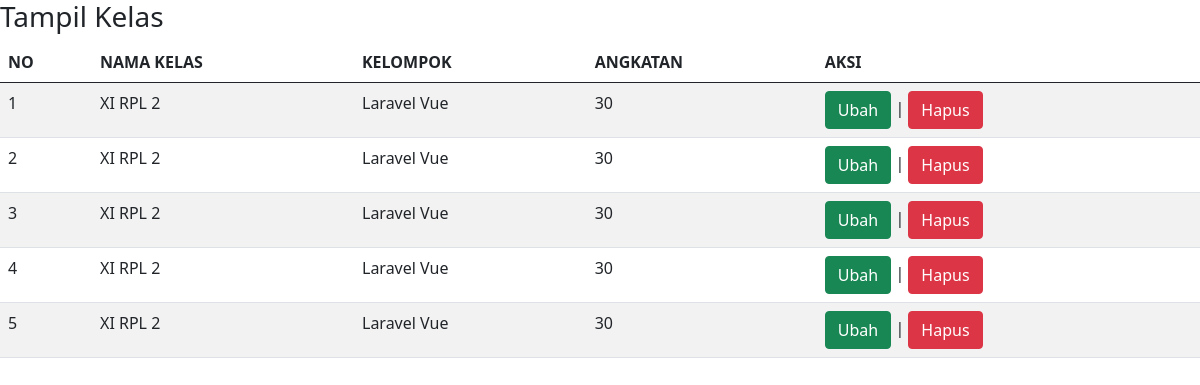
The page /tampil_kelas.php on the database its author committed.
### tables this page shows
CREATE TABLE `siswa` (
  `id_siswa` int(11) NOT NULL,
  `nama_siswa` varchar(100) NOT NULL,
  `tanggal_lahir` date NOT NULL,
  `gender` enum('L','P') NOT NULL,
  `alamat` text NOT NULL,
  `username` varchar(255) NOT NULL,
  `password` varchar(255) NOT NULL,
  `id_kelas` int(11) NOT NULL
);

CREATE TABLE `kelas` (
  `id_kelas` int(11) NOT NULL,
  `nama_kelas` varchar(20) NOT NULL,
  `kelompok` varchar(20) NOT NULL,
  `angkatan` int(11) NOT NULL
);

### tampil_kelas.php (the view, shortened to what this page needs)
<!DOCTYPE html>
<html>
<head>
    <link href="https://cdn.jsdelivr.net/npm/bootstrap@5.0.1/dist/css/bootstrap.min.css"
    rel="stylesheet"
>
</head>
<body>
    <h3>Tampil Kelas</h3>
    <table class="table table-hover table-striped">
        <thead>
            <tr>
                <th>NO</th><th>NAMA KELAS</th><th>KELOMPOK</th>
                <th>ANGKATAN</th><th>AKSI</th>
            </tr>
        </thead>
        <tbody>
            <?php
            include "koneksi.php";
            $qry_kelas=mysqli_query($conn,"select * from siswa join kelas on kelas.id_kelas=siswa.id_kelas");
            $no=0;
            while($data_kelas=mysqli_fetch_array($qry_kelas)){
            $no++;?>
            <tr>
                <td><?=$no?></td>
                <td><?=$data_kelas['nama_kelas']?></td>
                <td><?=$data_kelas['kelompok']?></td>
                <td><?=$data_kelas['angkatan']?></td>
                <td><a href="ubah_siswa.php?id_siswa=<?=$data_kelas['id_kelas']?>" class="btn btn-success">Ubah</a> | <a href="hapus.php?id_siswa=<?=$data_siswa['id_kelas']?>" onclick="return confirm('Apakah anda yakin menghapus data ini?')" class="btn btn-danger">Hapus</a></td>
            </tr>
            <?php
            }
            ?>
        </tbody>
    </table>
</body>
</html>

### rows shown on the page
siswa: id_kelas.nama_kelas "XI RPL 2", id_kelas.kelompok "Laravel Vue", id_kelas.angkatan "30"
siswa: id_kelas.nama_kelas "XI RPL 2", id_kelas.kelompok "Laravel Vue", id_kelas.angkatan "30"
siswa: id_kelas.nama_kelas "XI RPL 2", id_kelas.kelompok "Laravel Vue", id_kelas.angkatan "30"
siswa: id_kelas.nama_kelas "XI RPL 2", id_kelas.kelompok "Laravel Vue", id_kelas.angkatan "30"
siswa: id_kelas.nama_kelas "XI RPL 2", id_kelas.kelompok "Laravel Vue", id_kelas.angkatan "30"
